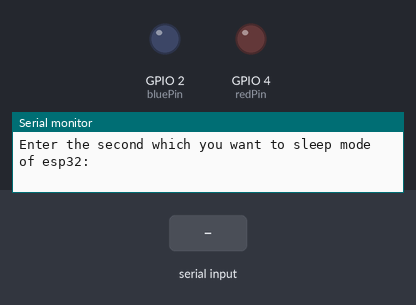
Bench run of a sketch on a simulated ESP32. On the bench: output pins drawn as LEDs (lit = HIGH), the last lines printed to the serial monitor. The inputs (shaded band) are chosen by the test bench. At 4.1 s the program puts the board to deep sleep or switches it off; the recording ends there.

Above: at 1.0 s.
1.1 s: "90,45\n" received over Serial
At 3.2 s:
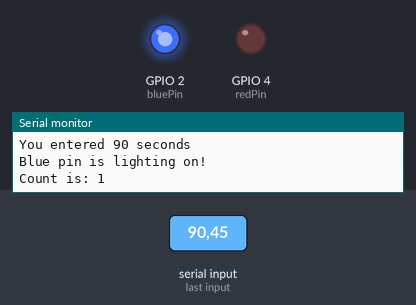
Timing chart, 0 to 4.1 s (numbered marks = the images above; inputs shaded):
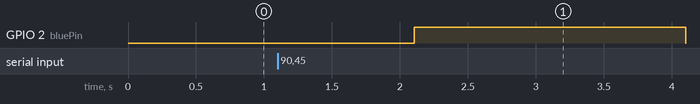

The sketch:

DeepSleepModeWithLeds.ino
```cpp
String stringSeconds;
int SECONDS;
unsigned long microSeconds = 1000000;

RTC_DATA_ATTR int count = 0;
int bluePin = 2;
int redPin = 4;

void setup() {
  Serial.begin(115200);
  Serial.println("Enter the second which you want to sleep mode of esp32: ");

  pinMode(bluePin, OUTPUT);
  pinMode(redPin, OUTPUT);

  while (!Serial.available()) {
    delay(100);
  }

  stringSeconds = Serial.readString();
  stringSeconds.trim();
  SECONDS = stringSeconds.toInt();

  if(SECONDS <= 0) {
    Serial.println("Please enter the integer seconds!");
    return;
  }

  Serial.println("You entered " + String(SECONDS) + " seconds");
  count++;

  if(count == 1 || count == 2){
    digitalWrite(bluePin, HIGH);
    Serial.println("Blue pin is lighting on!");
  }
  else{
    digitalWrite(redPin, HIGH);
    Serial.println("Red pin is lighting on...");
  }

  Serial.println("Count is: " + String(count));
  delay(2000);
  digitalWrite(bluePin, LOW);
  digitalWrite(redPin, LOW);

  esp_sleep_enable_timer_wakeup(SECONDS * microSeconds);
  esp_deep_sleep_start();
}

void loop() {
  //
}
```

Measured:
- after the input at 1.1 s, GPIO 2 (bluePin): LOW → HIGH after 1.0 s, → LOW 2.0 s later
